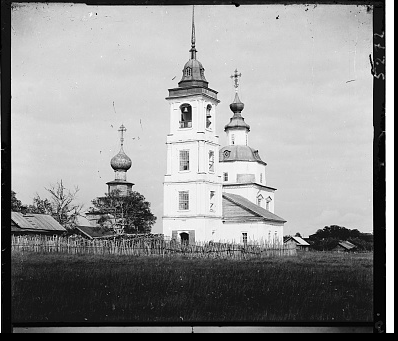
#> input picture blue.png, 398 x 341 px; its folder holds only this picture in this run
$ python -i BunchLib.py   (imports and definitions only)   (older library calls are emulated)
#> lines starting #> are read from the running program, lines starting #| are printed output that depends on the picture
import numpy as np
import skimage as sk
import skimage.io as skio
import scipy.misc as skmisc
import skimage.transform as sktx
from scipy.ndimage import fourier_shift
from skimage.morphology import reconstruction
import matplotlib.pyplot as plt
from skimage.measure import compare_ssim as ssim
import time
import math
import glob
import os
import warnings

# TOFIX: The low res warnings from conversion.  For now just suppress them
# [1 line not run here, left out]


def saveImg(img, fPath):
    directory = "/".join(fPath.split("/")[:-1])
    if not os.path.isdir(directory):
        os.makedirs(directory)

    skio.imsave(fPath, img)


def getImgHeight(img):
    return np.floor(img.shape[0])


def getOperationTime(start, end):
    return end - start


# [7 lines left out: function cropImg, not called in this run]


def getChannelsFromOrig(img):
    img = sk.img_as_float(img)
    imgHeight = getImgHeight(img)

    sliceHeight = int(np.floor(imgHeight / 3))

    blueEnd = sliceHeight
    greenEnd = 2 * sliceHeight
    redEnd = 3 * sliceHeight

    blue = img[:blueEnd]
    green = img[blueEnd:greenEnd]
    # Need redEnd to account for rounding issues leading to one channel being larger than the others
    red = img[greenEnd:redEnd]

    return red, green, blue


def openImg(fPath):
    return skio.imread(fPath)


# [6 lines left out: function getWindow, not called in this run]


def shiftImage(img, xOff, yOff):
    trans = sktx.AffineTransform(translation=(xOff, yOff))
    return sktx.warp(img, trans)


def getPyramidArray(img, levels):
    # return np.flip(list(sktx.pyramid_gaussian(img, max_layer=(levels - 1))))
    return np.flip(list(sktx.pyramid_laplacian(img, max_layer=(levels - 1))))


# [60 lines left out: functions getChannelResolution, alignChannels, showImageAsFigure, not called in this run]


def getFileName(fPath):
    fileName = fPath.split('/')[-1]
    return fileName.split('.')[0]


# [6 lines left out: function makeOutputDir, not called in this run]


def combineChannels(r, g, b):
    return np.dstack((r, g, b))


def to8Bit(img):
    return sk.img_as_ubyte(img)


def getResDir(width):
    if width < 500:
        return "lowres/"
    elif width < 2000:
        return "midres/"
    else:
        return "highres/"


def colorizeGorskiiImgNaive(fPath):
    img = openImg(fPath)
#> in openImg, returned value is the input picture: shape (341, 398) uint16; min 0, max 65535, mean 36897

    filename = getResDir(img.shape[1]) + getFileName(fPath)
#> filename = 'lowres/blue'
    oDir = f"results/{filename}"
#> oDir = 'results/lowres/blue'

    # Downsample from 16 to 8 bit grayscale
    img = to8Bit(img)
    rc, gc, bc = getChannelsFromOrig(img)
#> in getChannelsFromOrig, `imgHeight = getImgHeight(img)`: imgHeight = 341
#> in getChannelsFromOrig, `sliceHeight = int(np.floor(imgHeight / 3))`: sliceHeight = 113
#> in getChannelsFromOrig, `greenEnd = 2 * sliceHeight`: greenEnd = 226
#> in getChannelsFromOrig, `redEnd = 3 * sliceHeight`: redEnd = 339
#> in getChannelsFromOrig, `blue = img[:blueEnd]`:
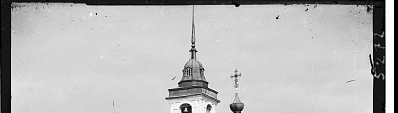
#> blue: shape (113, 398) float64; min 0, max 1, mean 0.731
#> in getChannelsFromOrig, `green = img[blueEnd:greenEnd]`:
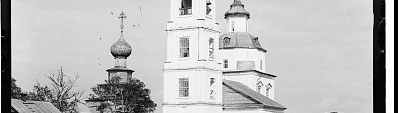
#> green: shape (113, 398) float64; min 0, max 1, mean 0.731
#> in getChannelsFromOrig, `red = img[greenEnd:redEnd]`:
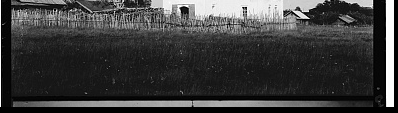
#> red: shape (113, 398) float64; min 0, max 1, mean 0.237

    combined = combineChannels(rc, gc, bc)
#> in combineChannels, `return np.dstack((r, g, b))`:
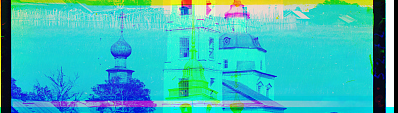
#> returned value: shape (113, 398, 3) float64; mean of channels 0, 1, 2 0.237, 0.731, 0.731; drawn as R, G, B

    saveImg(combined, f"{oDir}/naive.png")


# [53 lines left out: functions originalAlignment, colorizeGorskiiImgWirth, runOnDir, not called in this run]

#> (the run stopped early here; a loop or call above may not have finished)

$ run again, on green.png
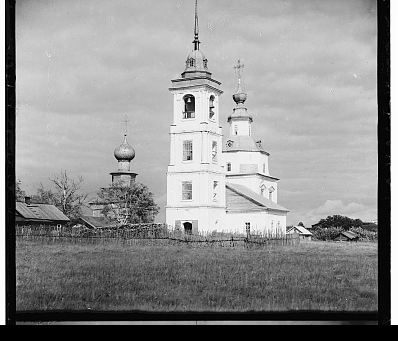
#> input picture green.png, 398 x 341 px
#> in openImg, returned value is the input picture: shape (341, 398) uint16; min 0, max 65535, mean 37085.8
#> imgHeight = 341
#> sliceHeight = 113
#> greenEnd = 226
#> redEnd = 339
#> in getChannelsFromOrig, `red = img[greenEnd:redEnd]`:
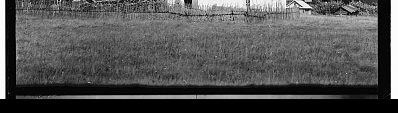
#> red: shape (113, 398) float64; min 0, max 1, mean 0.322
#> in combineChannels, `return np.dstack((r, g, b))`:
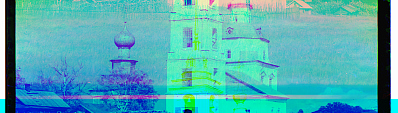
#> returned value: shape (113, 398, 3) float64; mean of channels 0, 1, 2 0.322, 0.684, 0.702; drawn as R, G, B

$ run again, on red.png
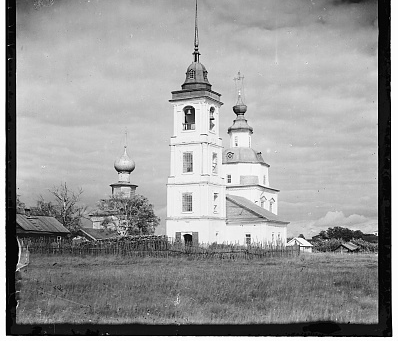
#> input picture red.png, 398 x 341 px
#> in openImg, returned value is the input picture: shape (341, 398) uint16; min 0, max 65535, mean 39589.5
#> imgHeight = 341
#> sliceHeight = 113
#> greenEnd = 226
#> redEnd = 339
#> in getChannelsFromOrig, `red = img[greenEnd:redEnd]`:
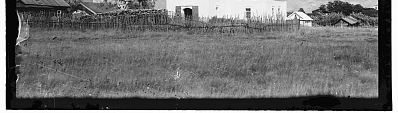
#> red: shape (113, 398) float64; min 0, max 1, mean 0.427
#> in combineChannels, `return np.dstack((r, g, b))`:
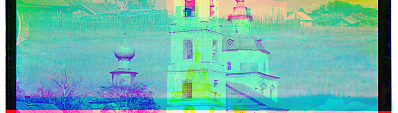
#> returned value: shape (113, 398, 3) float64; mean of channels 0, 1, 2 0.427, 0.709, 0.669; drawn as R, G, B
